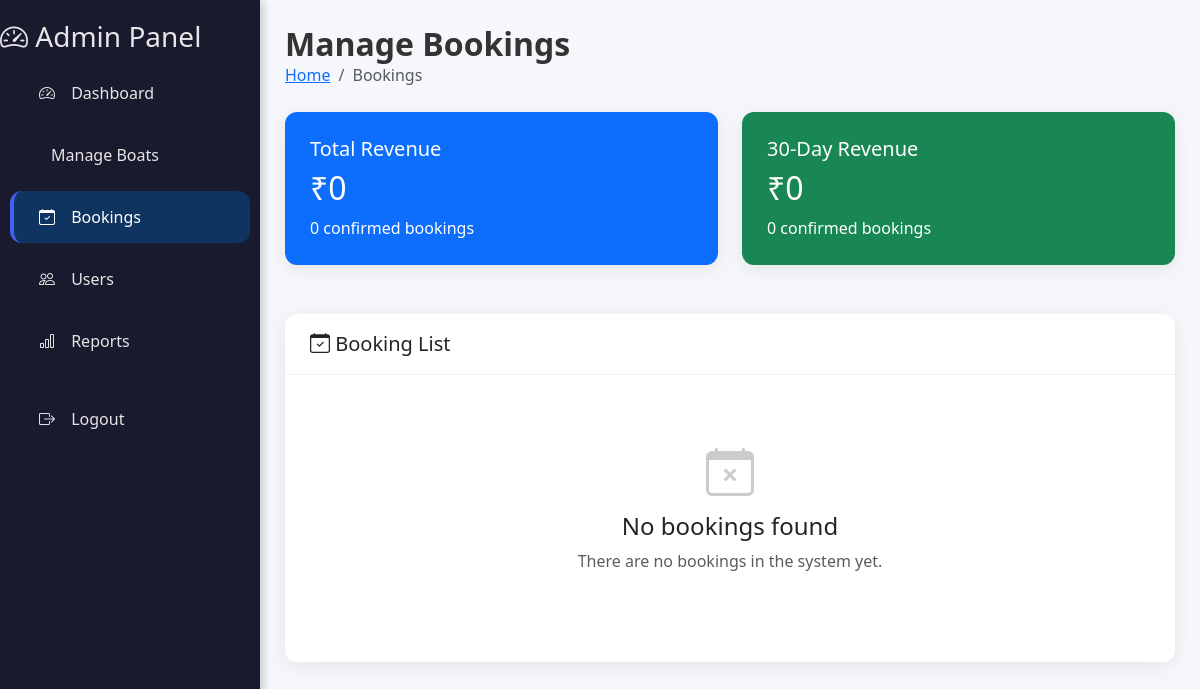
Before: /admin/bookings.php (signed in) with the older database file.
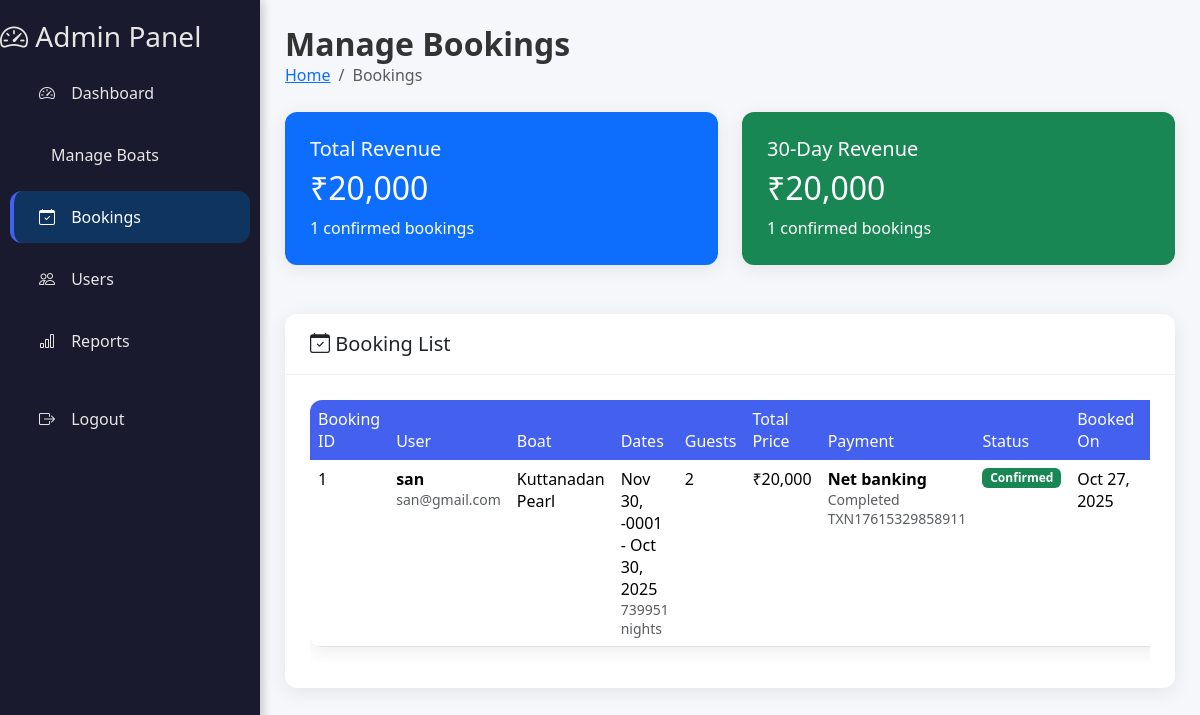
After: the same page with the newer database file.
### tables this page shows
CREATE TABLE IF NOT EXISTS `bookings` (
  `id` int NOT NULL AUTO_INCREMENT,
  `user_id` int NOT NULL,
  `boat_id` int NOT NULL,
  `checkin_date` date NOT NULL,
  `checkout_date` date NOT NULL,
  `guests` int NOT NULL,
  `total_price` decimal(10,2) NOT NULL,
  `status` enum('pending','confirmed','cancelled') DEFAULT 'pending',
  `payment_method` varchar(50) DEFAULT NULL,
  `payment_status` enum('pending','completed','failed') DEFAULT 'pending',
  `transaction_id` varchar(100) DEFAULT NULL,
  `created_at` timestamp NULL DEFAULT CURRENT_TIMESTAMP,
  PRIMARY KEY (`id`),
  KEY `user_id` (`user_id`),
  KEY `boat_id` (`boat_id`)
);

CREATE TABLE IF NOT EXISTS `users` (
  `id` int NOT NULL AUTO_INCREMENT,
  `name` varchar(100) NOT NULL,
  `email` varchar(100) NOT NULL,
  `password` varchar(255) NOT NULL,
  `created_at` timestamp NULL DEFAULT CURRENT_TIMESTAMP,
  `role` enum('admin','user') DEFAULT 'user',
  PRIMARY KEY (`id`),
  UNIQUE KEY `email` (`email`)
);

CREATE TABLE IF NOT EXISTS `boats` (
  `id` int NOT NULL AUTO_INCREMENT,
  `boat_name` varchar(100) NOT NULL,
  `boat_type` varchar(100) NOT NULL,
  `capacity` int NOT NULL,
  `price` decimal(10,2) NOT NULL,
  `image` varchar(255) DEFAULT NULL,
  `description` text,
  `status` enum('available','maintenance','booked') DEFAULT 'available',
  PRIMARY KEY (`id`)
);

### admin/bookings.php (the view, shortened to what the changed rows need)
<?php
include '../backend/inc/db_connect.php';
?>
<!DOCTYPE html>
<html lang="en">
<head>
    <link href="https://cdn.jsdelivr.net/npm/bootstrap@5.3.2/dist/css/bootstrap.min.css" rel="stylesheet">
    <link href="https://cdn.jsdelivr.net/npm/bootstrap-icons/font/bootstrap-icons.css" rel="stylesheet">
    <link rel="stylesheet" href="/HouseBoatBooking/admin/css/dashboard.css">
</head>
<body>
    <div class="content">
        <div class="content-header">
            <div class="d-flex justify-content-between align-items-center">
                <div>
                    <h2>Manage Bookings</h2>
                </div>
            </div>
        </div>
        <?php
        $total_stmt = $conn->prepare("SELECT COUNT(*) as total_bookings, SUM(total_price) as total_revenue FROM bookings WHERE status = 'confirmed'");
        $total_stmt->execute();
        $total_result = $total_stmt->get_result();
        $total_stats = $total_result->fetch_assoc();
        $monthly_stmt = $conn->prepare("SELECT COUNT(*) as monthly_bookings, SUM(total_price) as monthly_revenue FROM bookings WHERE status = 'confirmed' AND created_at >= DATE_SUB(NOW(), INTERVAL 30 DAY)");
        $monthly_stmt->execute();
        $monthly_result = $monthly_stmt->get_result();
        $monthly_stats = $monthly_result->fetch_assoc();
        ?>
        <div class="row mb-4">
            <div class="col-md-6">
                <div class="card bg-primary text-white">
                    <div class="card-body">
                        <h5 class="card-title">Total Revenue</h5>
                        <h2>₹<?php echo number_format($total_stats['total_revenue'] ?? 0); ?></h2>
                        <p class="mb-0"><?php echo $total_stats['total_bookings'] ?? 0; ?> confirmed bookings</p>
                    </div>
                </div>
            </div>
            <div class="col-md-6">
                <div class="card bg-success text-white">
                    <div class="card-body">
                        <h5 class="card-title">30-Day Revenue</h5>
                        <h2>₹<?php echo number_format($monthly_stats['monthly_revenue'] ?? 0); ?></h2>
                        <p class="mb-0"><?php echo $monthly_stats['monthly_bookings'] ?? 0; ?> confirmed bookings</p>
                    </div>
                </div>
            </div>
        </div>
        <div class="card">
            <div class="card-body">
                <?php
                $stmt = $conn->prepare("SELECT b.*, u.name as username, u.email, bt.boat_name FROM bookings b JOIN users u ON b.user_id = u.id JOIN boats bt ON b.boat_id = bt.id ORDER BY b.created_at DESC");
                $stmt->execute();
                $result = $stmt->get_result();
                if ($result->num_rows > 0) {
                    echo '<div class="table-responsive">
                            <table class="table table-hover">
                                <thead>
                                    <tr>
                                        <th>Booking ID</th>
                                        <th>User</th>
                                        <th>Boat</th>
                                        <th>Dates</th>
                                        <th>Guests</th>
                                        <th>Total Price</th>
                                        <th>Payment</th>
                                        <th>Status</th>
                                        <th>Booked On</th>
                                        <th>Actions</th>
                                    </tr>
                                </thead>
                                <tbody>';
                    while ($row = $result->fetch_assoc()) {
                        echo '<tr>
                                <td>' . $row['id'] . '</td>
                                <td>
                                    <strong>' . htmlspecialchars($row['username']) . '</strong><br>
                                    <small class="text-muted">' . htmlspecialchars($row['email']) . '</small>
                                </td>
                                <td>' . htmlspecialchars($row['boat_name']) . '</td>
                                <td>
                                    ' . date('M j, Y', strtotime($row['checkin_date'] ?? 'now')) . ' - ' . date('M j, Y', strtotime($row['checkout_date'] ?? 'now')) . '<br>
                                    <small class="text-muted">' . (isset($row['checkin_date']) && isset($row['checkout_date']) ? ceil((strtotime($row['checkout_date']) - strtotime($row['checkin_date'])) / (60 * 60 * 24)) : 'N/A') . ' nights</small>
                                </td>
                                <td>' . $row['guests'] . '</td>
                                <td>₹' . number_format($row['total_price']) . '</td>
                                <td>
                                    <strong>' . ucfirst(str_replace('_', ' ', $row['payment_method'] ?? 'N/A')) . '</strong><br>
                                    <small class="text-muted">' . ucfirst($row['payment_status'] ?? 'N/A') . '</small><br>
                                    <small class="text-muted">' . ($row['transaction_id'] ?? 'N/A') . '</small>
                                </td>
                                <td>
                                    <span class="badge bg-' . ($row['status'] == 'confirmed' ? 'success' : ($row['status'] == 'cancelled' ? 'danger' : 'warning')) . '">
                                        ' . ucfirst($row['status']) . '
                                    </span>
                                </td>
                                <td>' . date('M j, Y', strtotime($row['created_at'] ?? 'now')) . '</td>
                                <td>
                                        <a href="?action=confirm&id=' . $row['id'] . '" class="btn btn-sm btn-success ' . ($row['status'] == 'confirmed' ? 'disabled' : '') . '">
                                        </a>
                                        ' . $row[''] . ' ' . ($row[''] == '' ? '' : '') . '
                                </td>
                              </tr>';
                    }
                    echo '</tbody>
                          </table>
                        </div>';
                } else {
                    echo '<div class="text-center py-5">
                            <i class="bi bi-calendar-x" style="font-size: 3rem; color: #ccc;"></i>
                            <h4 class="mt-3">No bookings found</h4>
                            <p class="text-muted">There are no bookings in the system yet.</p>
                          </div>';
                }
                ?>
            </div>
        </div>
    </div>
</body>
</html>

Changed rows visible on the page:
added bookings: id "1", user.name "san", user.email "san@gmail.com", boat.boat_name "Kuttanadan Pearl", checkin_date "Nov 30, -0001", checkout_date "Oct 30, 2025", checkout_date+checkin_date "739951", guests "2", total_price "20,000", payment_method "Net banking", payment_status "Completed", transaction "TXN17615329858911", status "Confirmed", created_at "Oct 27, 2025"
Other visible differences:
$total_stats['total_revenue']: "0" → "20,000"
$total_stats['total_bookings']: "0" → "1"
$monthly_stats['monthly_revenue']: "0" → "20,000"
$monthly_stats['monthly_bookings']: "0" → "1"
text no longer shown: "No bookings found There are no bookings in the system yet."
text now shown: "Booking ID User Boat Dates Guests Total Price Payment Status Booked On"
